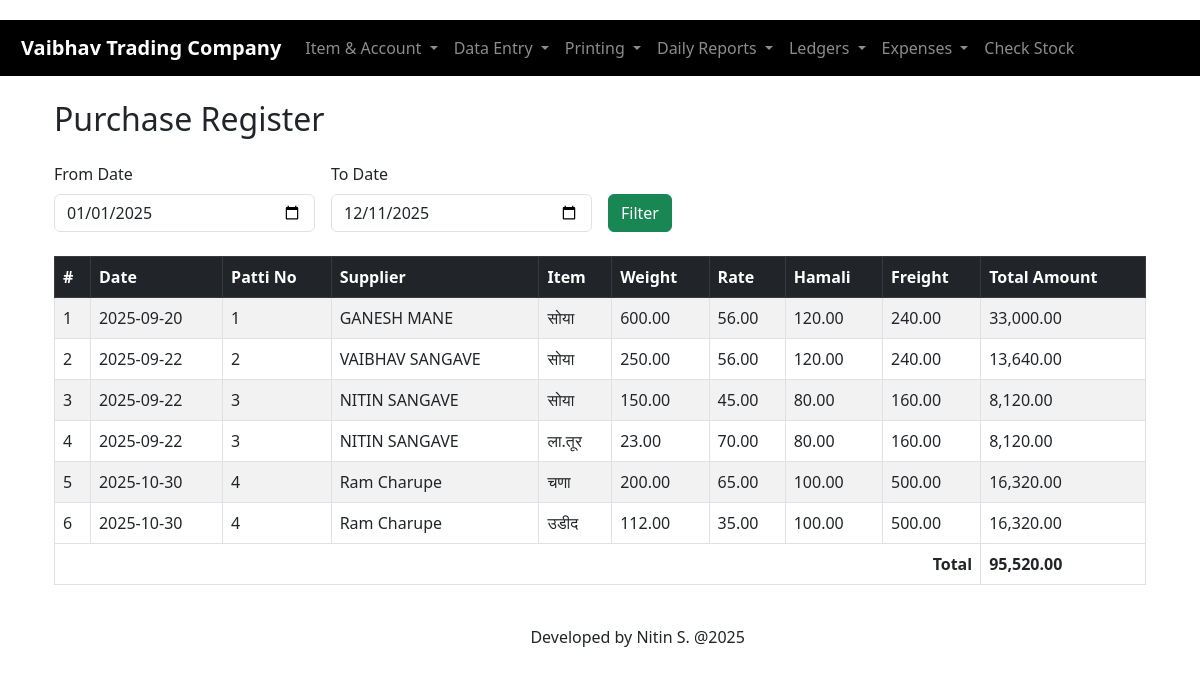
/blue-code/purchase_register.php, run on the app's committed database.
### tables this page shows
CREATE TABLE `purchases` (
  `id` int(11) NOT NULL,
  `supplier_id` int(11) NOT NULL,
  `invoice_number` varchar(100) NOT NULL,
  `purchase_date` date NOT NULL,
  `hamali` decimal(10,2) DEFAULT 0.00,
  `freight` decimal(10,2) DEFAULT 0.00,
  `bill_no` varchar(100) DEFAULT NULL,
  `total_amount` decimal(14,2) DEFAULT 0.00,
  `created_at` timestamp NOT NULL DEFAULT current_timestamp(),
  `uchal` decimal(10,2) DEFAULT 0.00
);

CREATE TABLE `accounts` (
  `id` int(11) NOT NULL,
  `name` varchar(255) NOT NULL,
  `type` enum('customer','supplier','other') NOT NULL DEFAULT 'other',
  `phone` varchar(50) DEFAULT NULL,
  `email` varchar(100) DEFAULT NULL,
  `address` text DEFAULT NULL,
  `created_at` timestamp NOT NULL DEFAULT current_timestamp()
);

CREATE TABLE `items` (
  `id` int(11) NOT NULL,
  `sku` varchar(100) DEFAULT NULL,
  `name` varchar(255) NOT NULL,
  `unit` varchar(50) DEFAULT 'pcs',
  `expense` varchar(255) DEFAULT NULL,
  `created_at` timestamp NOT NULL DEFAULT current_timestamp(),
  `description` text DEFAULT NULL,
  `purchase_rate` decimal(10,2) DEFAULT NULL,
  `sale_rate` decimal(10,2) DEFAULT NULL,
  `expenses` decimal(10,2) DEFAULT NULL,
  `stock` decimal(10,2) DEFAULT 0.00
);

CREATE TABLE `purchase_details` (
  `id` int(11) NOT NULL,
  `purchase_id` int(11) NOT NULL,
  `item_id` int(11) NOT NULL,
  `quantity` int(11) DEFAULT NULL,
  `weight` decimal(10,2) DEFAULT NULL,
  `rate` decimal(10,2) DEFAULT NULL,
  `total` decimal(10,2) DEFAULT NULL
);

### blue-code/purchase_register.php (the view)
<?php
include 'db.php';
include 'header.php';
$from = $_GET['from'] ?? date('Y-01-01');
$to   = $_GET['to'] ?? date('Y-m-d');
?>
<div class="container my-4">
    <h2 class="mb-4">Purchase Register</h2>
    <form class="row g-3 mb-4" method="GET">
        <div class="col-md-3">
            <label class="form-label">From Date</label>
            <input type="date" name="from" class="form-control" value="<?= htmlspecialchars($from) ?>" required>
        </div>
        <div class="col-md-3">
            <label class="form-label">To Date</label>
            <input type="date" name="to" class="form-control" value="<?= htmlspecialchars($to) ?>" required>
        </div>
        <div class="col-md-3 align-self-end">
            <button type="submit" class="btn btn-success">Filter</button>
        </div>
    </form>
    <div class="table-responsive">
        <table class="table table-striped table-bordered">
            <thead class="table-dark">
                <tr>
                    <th>#</th>
                    <th>Date</th>
                    <th>Patti No</th>
                    <th>Supplier</th>
                    <th>Item</th>
                    <th>Weight</th>
                    <th>Rate</th>
                    <th>Hamali</th>
                    <th>Freight</th>
                    <th>Total Amount</th>
                </tr>
            </thead>
            <tbody>
            <?php
            $sql = "
                SELECT
                    p.id,
                    p.invoice_number,
                    p.purchase_date,
                    acc.name AS supplier,
                    i.name AS item,
                    pd.weight,
                    pd.rate,
                    p.hamali,
                    p.freight,
                    p.total_amount
                FROM purchases p
                INNER JOIN accounts acc
                    ON p.supplier_id = acc.id
                INNER JOIN purchase_details pd
                    ON p.id = pd.purchase_id
                INNER JOIN items i
                    ON pd.item_id = i.id   -- ✅ Changed to 'id' (most common PK for items)
                WHERE p.purchase_date BETWEEN ? AND ?
                ORDER BY p.purchase_date ASC, p.id ASC
            ";
            $stmt = $conn->prepare($sql);
            if (!$stmt) {
                echo "<tr><td colspan='10' class='text-danger text-center'>
                        SQL Prepare Error: " . htmlspecialchars($conn->error) . "
                      </td></tr>";
            } else {
                $stmt->bind_param("ss", $from, $to);
                $stmt->execute();
                $result = $stmt->get_result();
                $total = 0;
                $i = 1;
                if ($result->num_rows > 0) {
                    while ($row = $result->fetch_assoc()) {
                        echo "<tr>
                            <td>{$i}</td>
                            <td>" . htmlspecialchars($row['purchase_date']) . "</td>
                            <td>" . htmlspecialchars($row['invoice_number']) . "</td>
                            <td>" . htmlspecialchars($row['supplier']) . "</td>
                            <td>" . htmlspecialchars($row['item']) . "</td>
                            <td>" . number_format($row['weight'], 2) . "</td>
                            <td>" . number_format($row['rate'], 2) . "</td>
                            <td>" . number_format($row['hamali'], 2) . "</td>
                            <td>" . number_format($row['freight'], 2) . "</td>
                            <td>" . number_format($row['total_amount'], 2) . "</td>
                        </tr>";
                        $total += $row['total_amount'];
                        $i++;
                    }
                } else {
                    echo "<tr><td colspan='10' class='text-center text-muted'>
                            No purchases found in this date range
                          </td></tr>";
                }
            }
            ?>
            </tbody>
            <tfoot>
                <tr class="fw-bold">
                    <td colspan="9" class="text-end">Total</td>
                    <td><?= number_format($total ?? 0, 2) ?></td>
                </tr>
            </tfoot>
        </table>
    </div>
</div>
<?php include 'footer.php'; ?>

### blue-code/header.php (style rules this page uses)
body { padding: 20px; }

### data on the page
purchases: purchase_date "2025-09-20", invoice_number "1", supplier.name "GANESH MANE", items.name "सोया", purchase_details.weight "600.00", purchase_details.rate "56.00", hamali "120.00", freight "240.00", total_amount "33,000.00"
purchases: purchase_date "2025-09-22", invoice_number "2", supplier.name "VAIBHAV SANGAVE", items.name "सोया", purchase_details.weight "250.00", purchase_details.rate "56.00", hamali "120.00", freight "240.00", total_amount "13,640.00"
purchases: purchase_date "2025-09-22", invoice_number "3", supplier.name "NITIN SANGAVE", items.name "सोया", purchase_details.weight "150.00", purchase_details.rate "45.00", hamali "80.00", freight "160.00", total_amount "8,120.00", items.name "ला.तूर", purchase_details.weight "23.00", purchase_details.rate "70.00"
purchases: purchase_date "2025-10-30", invoice_number "4", supplier.name "Ram Charupe", items.name "चणा", purchase_details.weight "200.00", purchase_details.rate "65.00", hamali "100.00", freight "500.00", total_amount "16,320.00", items.name "उडीद", purchase_details.weight "112.00", purchase_details.rate "35.00"

### other printed values
$total "95,520.00"
